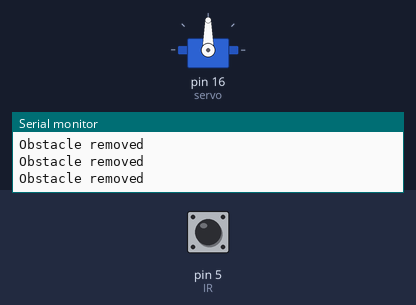
The sketch below on a simulated Arduino Uno, built with avr-gcc and run on an emulated ATmega328P. On the bench: servo, the last lines printed to the serial monitor. The test bench sets the inputs (shaded band); at power-on: pin 5 (IR) HIGH.

Above: at 2.7 s.
2.8 s: pin 5 (IR) driven LOW
At 4.4 s:
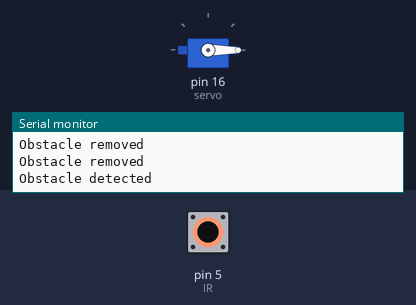
5.3 s: pin 5 (IR) driven HIGH
8.3 s: pin 5 (IR) pulsed LOW 2 times (0.12 s each, 0.3 s apart)
At 9.1 s:
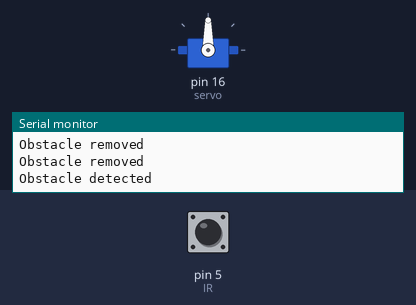
11.9 s: pin 5 (IR) pulsed LOW 5 times (0.12 s each, 0.3 s apart)
At 14.3 s:
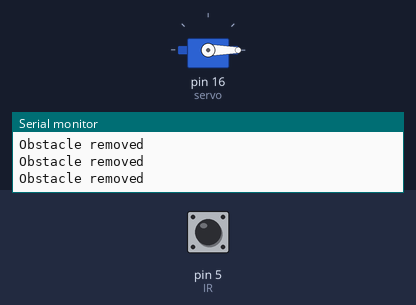
Timing chart, 0 to 15.8 s (numbered marks = the images above; inputs shaded):
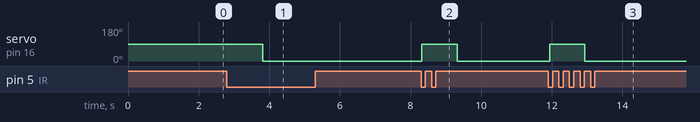

The sketch:

ir_soap_dispenser.ino
```cpp
/*******************************************************
 * SANTRONIX <info@santronix.in>
 *
 * This file is part of SANTRONIX Particle Photon IoT Tutorials.
 *
 * SANTRONIX Particle Photon Tutorials Project can not be copied and/or distributed without the express
 * permission of SANTRONIX
 *******************************************************/

#include <Servo.h>
#include "Ubidots.h"

#define IR 5

const char* UBIDOTS_TOKEN = "TOKEN";  // Put here your Ubidots TOKEN
const char* WIFI_SSID = "SANTRONIX";      // Put here your Wi-Fi SSID
const char* WIFI_PASS = "XXXXXX";      // Put here your Wi-Fi password

Servo servo;
Ubidots ubidots(UBIDOTS_TOKEN, UBI_HTTP);

int detection = HIGH;

bool hold = false;

void setup() {
    Serial.begin(9600);
    ubidots.wifiConnect(WIFI_SSID, WIFI_PASS);
    servo.attach(16);
}

void loop() {
  detection = digitalRead(IR);
  if(hold == false){
    if(detection == LOW)
    {
      Serial.println("Obstacle detected");
      servo.write(90);
      delay(1000);
      servo.write(0);
      delay(1000);
      ubidots.add("Sanitser_Count", 1);
      bool bufferSent = false;
      bufferSent = ubidots.send();
      if (bufferSent) {
       Serial.println("Reported Sanitiser use to Cloud");
      }
      hold = true;
    }
  }


  if(detection == HIGH){
    //
    Serial.println("Obstacle removed");
    hold = false;
  }

}
```

Measured:
- after the input at 2.8 s, servo on pin 16 (servo): 90° → 0° after 1.0 s
- after the input at 8.3 s, servo on pin 16 (servo): 0° → 90° at once, → 0° 1.0 s later
- after the input at 11.9 s, servo on pin 16 (servo): 0° → 90° at once, → 0° 1.0 s later
